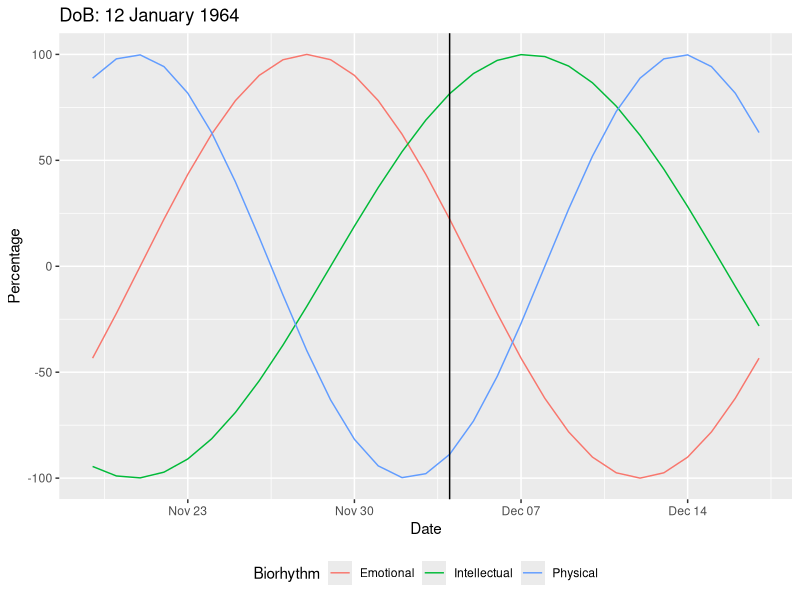
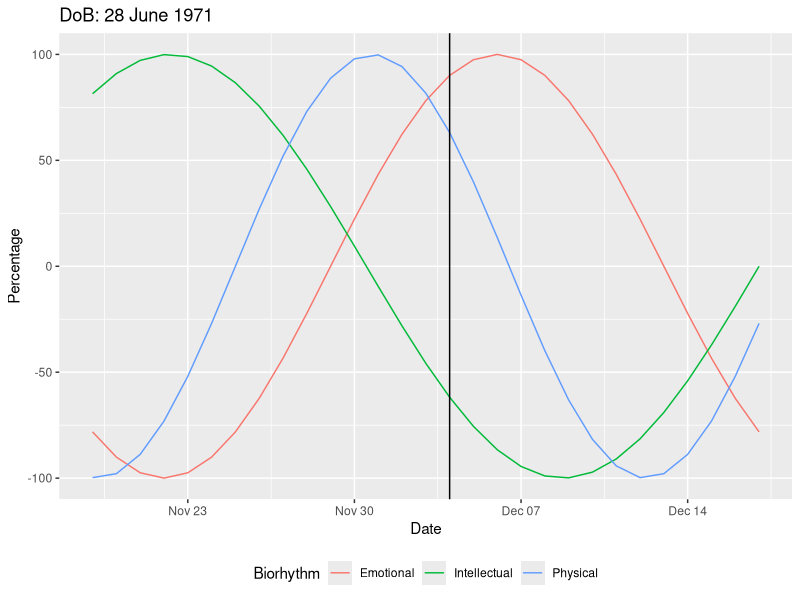
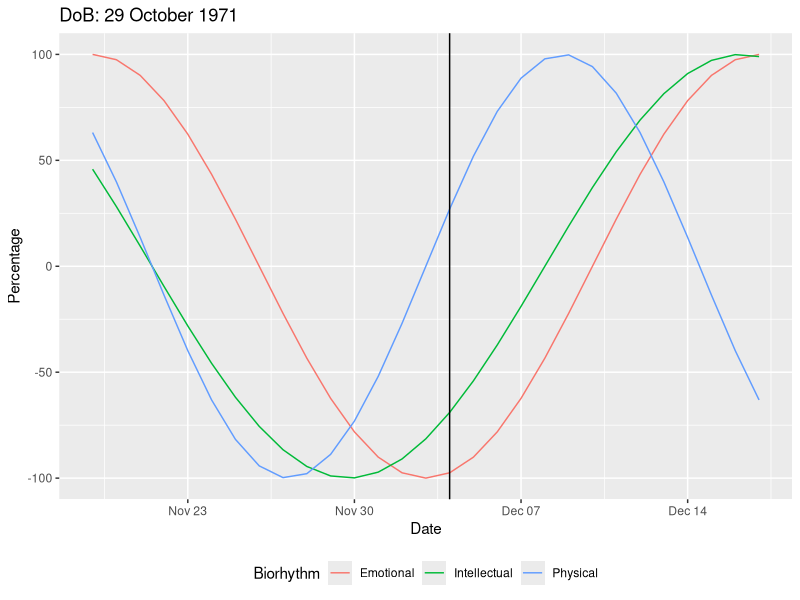
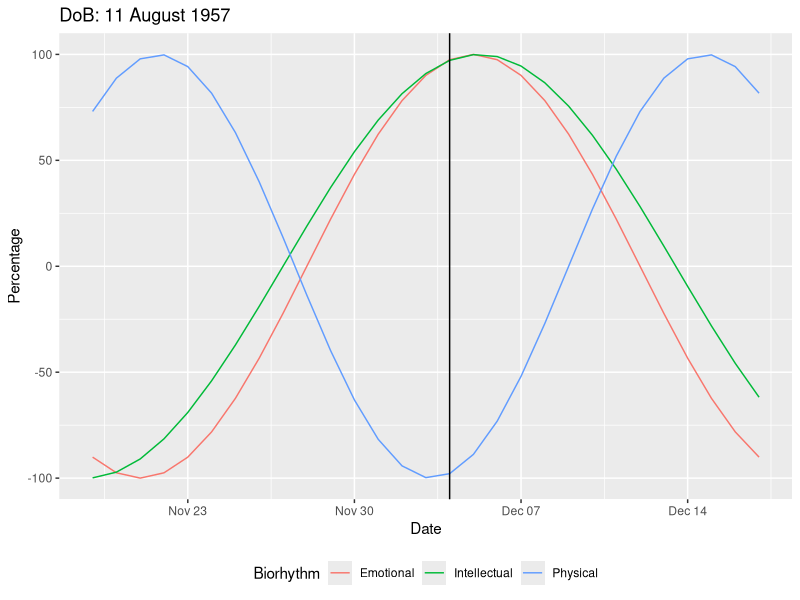

Source code (R) for these figures, in order:
# biorhythm.R

library(conflicted)
library(tidyverse)
conflict_prefer('lag', 'dplyr')
conflict_prefer('filter', 'dplyr')

biorhythm <- function(dob, target = Sys.Date()) {
  dob <- as.Date(dob)
  target <- as.Date(target)
  t <- round(as.numeric(difftime(target, dob)))
  days <- (t - 14) : (t + 14)
  period <- tibble(Date = seq.Date(from = target - 15, by = 1, length.out = 29),
                       Physical = sin (2 * pi * days / 23) * 100, 
                       Emotional = sin (2 * pi * days / 28) * 100, 
                       Intellectual = sin (2 * pi * days / 33) * 100)
  # period <- gather(period, key = "Biorhythm", value = "Percentage", -Date)
  period <- pivot_longer(period, cols = Physical:Intellectual, names_to = "Biorhythm", values_to = "Percentage")
  ggplot(period, aes(x = Date, y = Percentage, col = Biorhythm)) + geom_line() +  
    ggtitle(paste("DoB:", format(dob, "%d %B %Y"))) + 
    geom_vline(xintercept = as.numeric(target)) +
    theme(legend.position = "bottom")
}

# I took four people's birthdays. Hope they are in good mode today.
biorhythm("1964-01-12", Sys.Date())
biorhythm("1971-06-28", Sys.Date())
biorhythm("1971-10-29", Sys.Date())
biorhythm("1957-08-11", Sys.Date())
